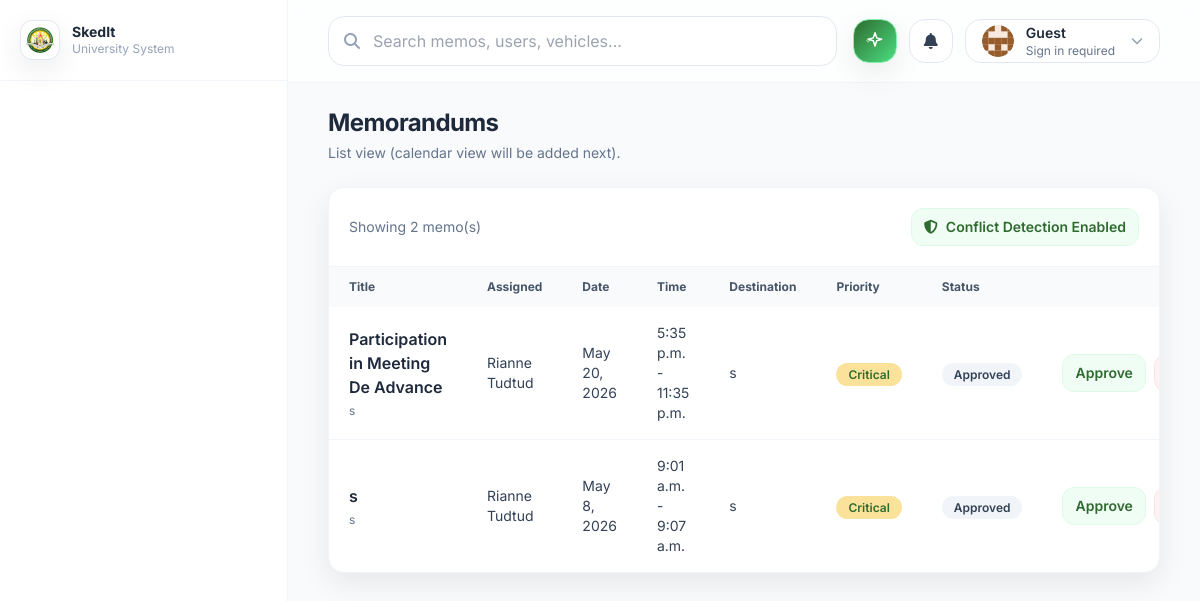
The page /memos/ on the database its author committed.
### memos/models.py (models this page shows, shortened)
class Memo(models.Model):
    class Priority(models.TextChoices):
        CRITICAL = "critical", "Critical"
        HIGH = "high", "High"
        MEDIUM = "medium", "Medium"
        LOW = "low", "Low"
    class Status(models.TextChoices):
        DRAFT = "draft", "Draft"
        PENDING = "pending", "Pending"
        APPROVED = "approved", "Approved"
        REJECTED = "rejected", "Rejected"
        DELEGATED = "delegated", "Delegated"
        CONFLICT = "conflict", "Conflict"
    class Category(models.TextChoices):
        INTERNAL = "internal", "Internal"
        EXTERNAL = "external", "External"
    title = models.CharField(max_length=200)
    description = models.TextField(blank=True)
    created_by = models.ForeignKey(
        settings.AUTH_USER_MODEL,
        on_delete=models.SET_NULL,
        null=True,
        blank=True,
        related_name="created_memos",
    )
    employees = models.ManyToManyField(
        settings.AUTH_USER_MODEL, related_name="memos", blank=True
    )
    to_all = models.BooleanField(default=False)
    reference_number = models.CharField(max_length=50, blank=True)
    date = models.DateField()
    start_time = models.TimeField()
    end_time = models.TimeField()
    venue = models.CharField(max_length=255, blank=True)
    destination = models.CharField(max_length=255, blank=True)
    priority = models.CharField(max_length=10, choices=Priority.choices, default=Priority.MEDIUM)
    required = models.BooleanField(default=False)
    category = models.CharField(max_length=20, choices=Category.choices, default=Category.INTERNAL)
    status = models.CharField(max_length=15, choices=Status.choices, default=Status.PENDING)
    delegated_to = models.ForeignKey(
        settings.AUTH_USER_MODEL,
        on_delete=models.SET_NULL,
        null=True,
        blank=True,
        related_name="delegated_memos",
    )
    campus = models.ForeignKey(
        "accounts.Campus", on_delete=models.SET_NULL, null=True, blank=True, related_name="memos"
    )
    department = models.ForeignKey(
        "accounts.Department", on_delete=models.SET_NULL, null=True, blank=True, related_name="memos"
    )
    created_at = models.DateTimeField(default=timezone.now, editable=False)
    updated_at = models.DateTimeField(auto_now=True)
    class Meta:
        ordering = ["-date", "start_time"]
        indexes = [
            models.Index(fields=["date", "start_time", "end_time"]),
        ]
    def get_employee_names(self) -> str:
        if self.to_all:
            return "All Faculty Members and Student"
        names = []
        for user in self.employees.all():
            if hasattr(user, 'profile') and user.profile.first_name:
                names.append(f"{user.profile.first_name} {user.profile.last_name}")
            else:
                names.append(user.get_full_name() or user.username)
        return ", ".join(names)

### accounts/models.py (models this page shows, shortened)
class Profile(models.Model):
    class Role(models.TextChoices):
        ADMIN = "admin", "Admin"
        HR = "hr", "HR"
        EMPLOYEE = "instructor", "Employee"
        APPROVER = "approver", "Department Head/Approver"
        TRANSPORTATION = "transportation", "Transportation"
        STAFF = "staff", "Staff"
    user = models.OneToOneField(User, on_delete=models.CASCADE, related_name="profile")
    first_name = models.CharField(max_length=150, blank=True)
    middle_name = models.CharField(max_length=150, blank=True)
    last_name = models.CharField(max_length=150, blank=True)
    employee_id = models.CharField(max_length=50, unique=True, null=True, blank=True)
    mobile_number = models.CharField(max_length=30, blank=True)
    address = models.TextField(blank=True)
    role = models.CharField(max_length=20, choices=Role.choices, default=Role.EMPLOYEE)
    department = models.ForeignKey(
        Department, on_delete=models.SET_NULL, null=True, blank=True, related_name="profiles"
    )
    profile_picture = models.ImageField(upload_to="profile_pictures/", null=True, blank=True)

### memos/views.py (the view)
# urls.py: path("memos/", views.memo_list, name="memo_list"),
def memo_list(request):
    if request.user.is_authenticated and not request.user.is_staff:
        memos = Memo.objects.filter(employees=request.user).select_related("created_by")
    else:
        memos = Memo.objects.all().select_related("created_by")
    return render(request, "memos/memo_list.html", {"memos": memos})

### notifications/context_processors.py (called while the page is built, shortened)
def unread_notifications(request):
    user = getattr(request, "user", None)
    if not user or not getattr(user, "is_authenticated", False):
        return {
            "unread_notifications_count": 0,
            "recent_notifications": [],
        }

### memos/templates/memos/memo_list.html (shortened to what this page needs)
{% extends "base.html" %}
{% block content %}
<div class="flex items-center justify-between gap-4">
  <div>
    <h1 class="text-2xl font-bold tracking-tight">Memorandums</h1>
    <p class="text-sm text-slate-500 mt-1">List view (calendar view will be added next).</p>
  </div>
</div>
<div class="mt-6 rounded-2xl bg-white border border-slate-100 shadow-soft overflow-hidden">
  <div class="p-5 border-b border-slate-100 flex items-center justify-between">
    <div class="text-sm text-slate-500">Showing {{ memos|length }} memo(s)</div>
    <div class="flex items-center gap-2">
      <span
        class="inline-flex items-center gap-2 px-3 py-2 rounded-xl bg-green-50 text-uniGreen text-sm font-semibold border border-green-100">
        <i class="fa-solid fa-shield-halved"></i>
        Conflict Detection Enabled
      </span>
    </div>
  </div>
  <div class="overflow-x-auto">
    <table class="min-w-full">
      <thead class="bg-slate-50">
        <tr class="text-left text-xs font-semibold text-slate-600">
          <th class="px-5 py-3">Title</th>
          <th class="px-5 py-3">Assigned</th>
          <th class="px-5 py-3">Date</th>
          <th class="px-5 py-3">Time</th>
          <th class="px-5 py-3">Destination</th>
          <th class="px-5 py-3">Priority</th>
          <th class="px-5 py-3">Status</th>
          <th class="px-5 py-3"></th>
        </tr>
      </thead>
      <tbody class="divide-y divide-slate-100">
        {% for memo in memos %}
        <tr class="hover:bg-green-50/40 transition {% if memo.status == 'conflict' %}bg-red-50/30{% endif %}">
          <td class="px-5 py-4">
            <div class="font-semibold">{{ memo.title }}</div>
            <div class="text-xs text-slate-500 mt-1">{{ memo.venue }}</div>
          </td>
          <td class="px-5 py-4 text-sm text-slate-700">{{ memo.get_employee_names }}</td>
          <td class="px-5 py-4 text-sm text-slate-700">{{ memo.date }}</td>
          <td class="px-5 py-4 text-sm text-slate-700">{{ memo.start_time }} - {{ memo.end_time }}</td>
          <td class="px-5 py-4 text-sm text-slate-700">{{ memo.destination }}</td>
          <td class="px-5 py-4">
            <span class="px-3 py-1 rounded-full text-xs font-semibold bg-uniGold/40 text-uniGreen">{{ memo.get_priority_display }}</span>
          </td>
          <td class="px-5 py-4">
            <span class="px-3 py-1 rounded-full text-xs font-semibold bg-slate-100 text-slate-700">{{ memo.get_status_display }}</span>
          </td>
          <td class="px-5 py-4">
            <div class="flex items-center justify-end gap-2">
              {% if request.user.is_staff %}
              <a href="{% url 'memos:memo_edit' memo.pk %}"
                class="px-3 py-2 rounded-xl bg-white border border-slate-200 text-sm font-semibold hover:border-uniGold transition">Edit</a>
              <a href="{% url 'memos:memo_delete' memo.pk %}"
                class="px-3 py-2 rounded-xl bg-white border border-slate-200 text-sm font-semibold hover:border-uniGold transition">Delete</a>
              {% else %}
              {% if not memo.created_by or memo.created_by.is_staff %}
              <form method="post" action="{% url 'memos:memo_user_approve' memo.pk %}">
                <button type="submit"
                  class="px-3 py-2 rounded-xl bg-green-50 text-uniGreen border border-green-100 text-sm font-semibold">Approve</button>
              </form>
              <form method="post" action="{% url 'memos:memo_user_mark_conflict' memo.pk %}">
                <button type="submit"
                  class="px-3 py-2 rounded-xl bg-red-50 text-red-700 border border-red-100 text-sm font-semibold">Conflict</button>
              </form>
              {% endif %}
              {% endif %}
            </div>
          </td>
        </tr>
        {% empty %}
        <tr>
          <td colspan="8" class="px-5 py-10 text-center text-sm text-slate-500">No memos found.</td>
        </tr>
        {% endfor %}
      </tbody>
    </table>
  </div>
</div>
{% endblock %}

### templates/base.html (style rules this page uses)
html, body { font-family: Inter, system-ui, -apple-system, Segoe UI, Roboto, Arial, sans-serif; height: 100%; margin: 0; }

### rows shown on the page
Memo: title "Participation in Meeting De Advance", venue "s", get_employee_names "Rianne Tudtud", date "May 20, 2026", start_time "5:35 p.m.", end_time "11:35 p.m.", destination "s", priority "Critical", status "Approved"
Memo: title "s", venue "s", get_employee_names "Rianne Tudtud", date "May 8, 2026", start_time "9:01 a.m.", end_time "9:07 a.m.", destination "s", priority "Critical", status "Approved"

### other values the page prints
{{ memos|length }} "2"
